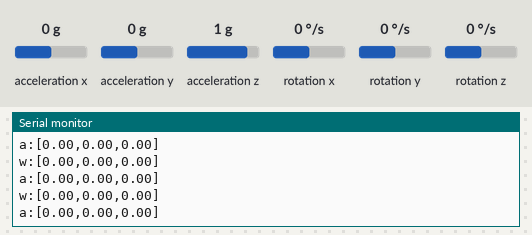
Recording of a sketch running on a simulated Arduino Uno, built with avr-gcc and run on an emulated ATmega328P. Shown: the last lines printed to the serial monitor. Wiring (inferred from the names in the program): L3G4200D gyroscope at I2C address 0x69. Inputs (shaded band) come from the test bench; at power-on: acceleration x 0 g, rotation x 0 °/s, rotation y 0 °/s, acceleration y 0 g, acceleration z 1 g, rotation z 0 °/s.

Above: at 2.7 s.
2.8 s: acceleration x set to -1.4 g
At 2.91 s:
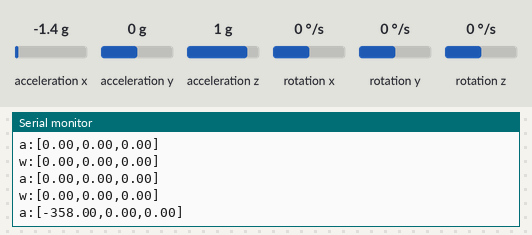
4.3 s: rotation x set to -192 °/s
At 4.4 s:
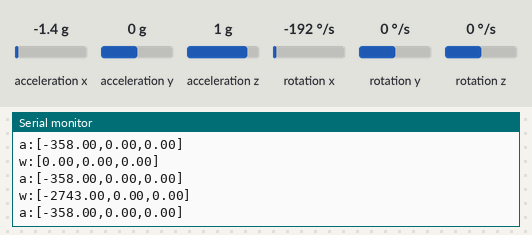
7.3 s: acceleration x set to 0 g
At 7.39 s:
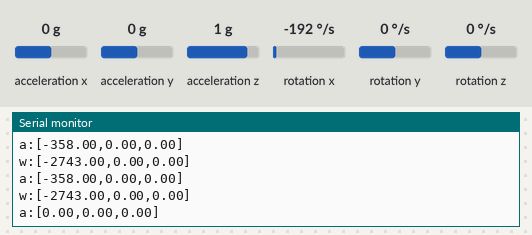
10.3 s: rotation y set to -192 °/s
At 10.37 s:
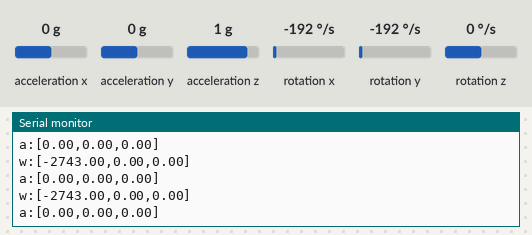
13.3 s: acceleration y set to -1.4 g
At 13.36 s:
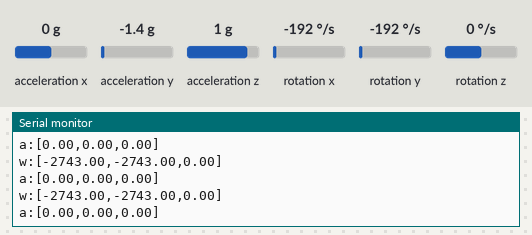

The sketch:

gy80_monitor.ino
```cpp
//Arduino 1.0+ only

#include <Wire.h>
#include <ADXL345.h>

#define CTRL_REG1 0x20
#define CTRL_REG2 0x21
#define CTRL_REG3 0x22
#define CTRL_REG4 0x23
#define CTRL_REG5 0x24

ADXL345 adxl; //variable adxl is an instance of the ADXL345 library

int L3G4200D_Address = 105; //I2C address of the L3G4200D

//gyro
int wx, wy, wz;
float cwx, cwy, cwz;

//adxl345 accelerator
int ax, ay, az;
float cax, cay, caz;

void setup(){

  Wire.begin();
  Serial.begin(9600);

  Serial.println("adxl poweron");
  adxl.powerOn();

  Serial.println("starting up L3G4200D");
  setupL3G4200D(2000); // Configure L3G4200  - 250, 500 or 2000 deg/sec

  //Calibration
  Serial.println("Calibration");

  for (int count = 1; count < 11; count++) {

    getGyroValues();  // This will update x, y, and z with new values
    cwx += wx;
    cwy += wy;
    cwz += wz;
    adxl.readAccel(&ax, &ay, &az); //read the accelerometer values and store them in variables  x,y,z
    cax += ax;
    cay += ay;
    caz += az;
  }

  cwx /= 10.0;
  cwy /= 10.0;
  cwz /= 10.0;
  cax /= 10.0;
  cay /= 10.0;
  caz /= 10.0;
  Serial.println("Calibration Done");


  delay(1500); //wait for the sensor to be ready
}

void loop(){
   getGyroValues();  // This will update x, y, and z with new values

  Serial.print("w:[");
  Serial.print(wx-cwx);
  Serial.print(",");
  Serial.print(wy-cwy);
  Serial.print(",");
  Serial.print(wz-cwz);
  Serial.println("]");


  //adxl345
  //Boring accelerometer stuff
  adxl.readAccel(&ax, &ay, &az); //read the accelerometer values and store them in variables  x,y,z

  // Output x,y,z values - Commented out
  Serial.print("a:[");
  Serial.print(ax-cax);
  Serial.print(",");
  Serial.print(ay-cay);
  Serial.print(",");
  Serial.print(az-caz);
  Serial.println("]");


  delay(100); //Just here to slow down the serial to make it more readable
}

void getGyroValues(){

  byte xMSB = readRegister(L3G4200D_Address, 0x29);
  byte xLSB = readRegister(L3G4200D_Address, 0x28);
  wx = ((xMSB << 8) | xLSB);

  byte yMSB = readRegister(L3G4200D_Address, 0x2B);
  byte yLSB = readRegister(L3G4200D_Address, 0x2A);
  wy = ((yMSB << 8) | yLSB);

  byte zMSB = readRegister(L3G4200D_Address, 0x2D);
  byte zLSB = readRegister(L3G4200D_Address, 0x2C);
  wz = ((zMSB << 8) | zLSB);
}

int setupL3G4200D(int scale){
  //From  Jim Lindblom of Sparkfun's code

  // Enable x, y, z and turn off power down:
  writeRegister(L3G4200D_Address, CTRL_REG1, 0b00001111);

  // If you'd like to adjust/use the HPF, you can edit the line below to configure CTRL_REG2:
  writeRegister(L3G4200D_Address, CTRL_REG2, 0b00000000);

  // Configure CTRL_REG3 to generate data ready interrupt on INT2
  // No interrupts used on INT1, if you'd like to configure INT1
  // or INT2 otherwise, consult the datasheet:
  writeRegister(L3G4200D_Address, CTRL_REG3, 0b00001000);

  // CTRL_REG4 controls the full-scale range, among other things:

  if(scale == 250){
    writeRegister(L3G4200D_Address, CTRL_REG4, 0b00000000);
  }else if(scale == 500){
    writeRegister(L3G4200D_Address, CTRL_REG4, 0b00010000);
  }else{
    writeRegister(L3G4200D_Address, CTRL_REG4, 0b00110000);
  }

  // CTRL_REG5 controls high-pass filtering of outputs, use it
  // if you'd like:
  writeRegister(L3G4200D_Address, CTRL_REG5, 0b00000000);
}

void writeRegister(int deviceAddress, byte address, byte val) {
    Wire.beginTransmission(deviceAddress); // start transmission to device
    Wire.write(address);       // send register address
    Wire.write(val);         // send value to write
    Wire.endTransmission();     // end transmission
}

int readRegister(int deviceAddress, byte address){

    int v;
    Wire.beginTransmission(deviceAddress);
    Wire.write(address); // register to read
    Wire.endTransmission();

    Wire.requestFrom(deviceAddress, 1); // read a byte

    while(!Wire.available()) {
        // waiting
    }

    v = Wire.read();
    return v;
}
```

Measured:
- after the input at 2.8 s, the serial monitor: prints a new line at once (image 1)
- after the input at 4.3 s, the serial monitor: prints a new line at once (image 2)
- after the input at 7.3 s, the serial monitor: prints a new line at once (image 3)
